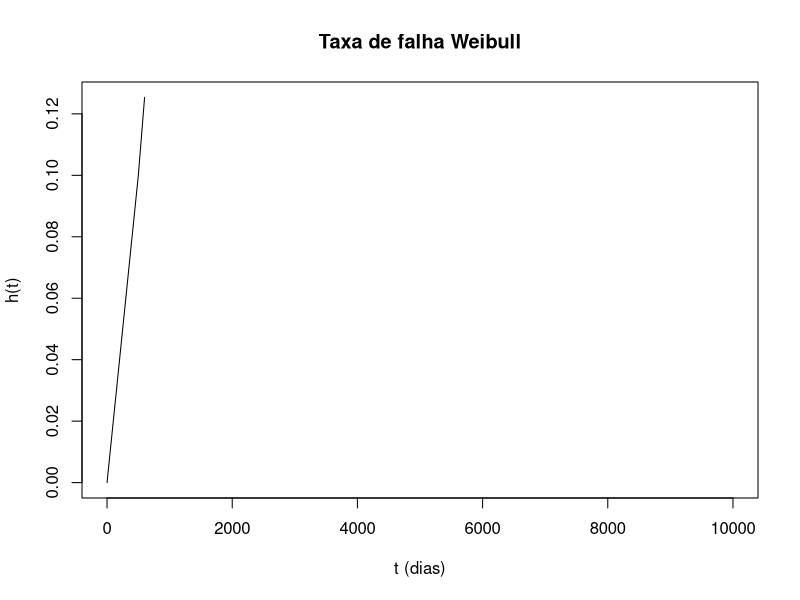
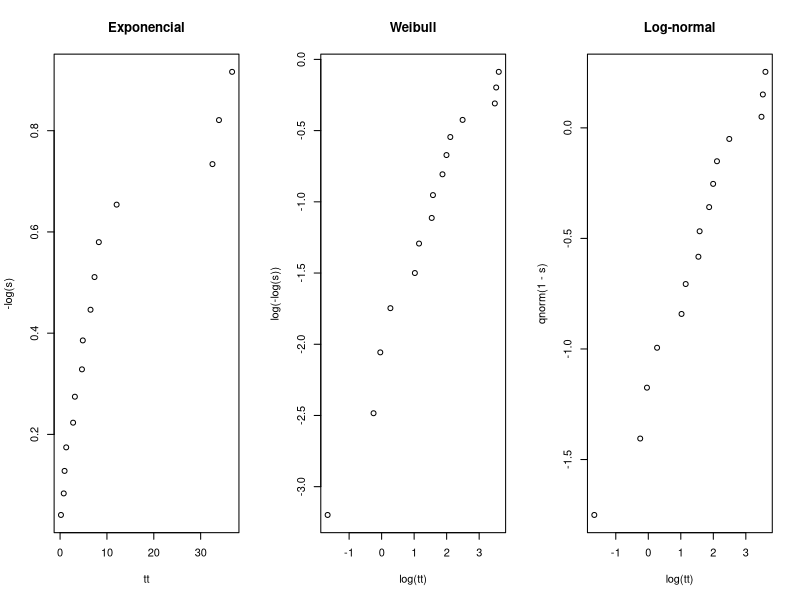
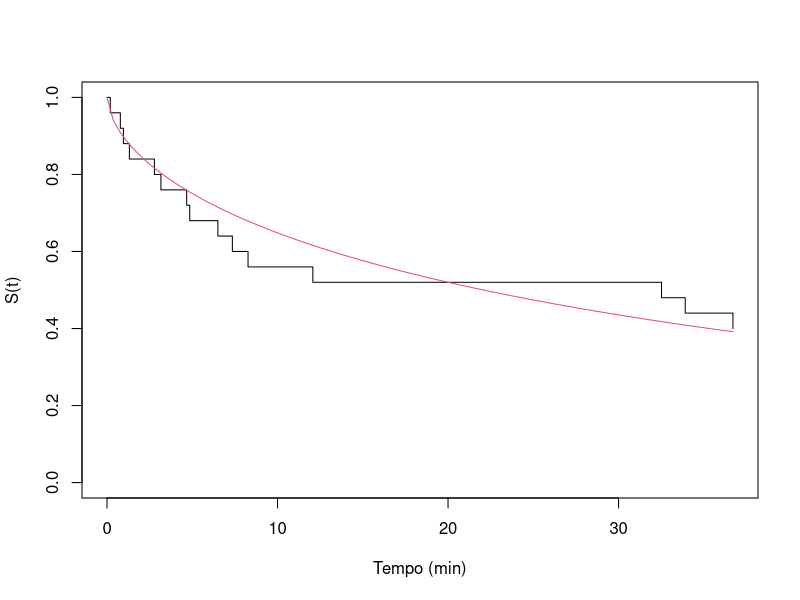

Source code (R) for these figures, in order:
#cap3 ex1
exp(-9/100)
exp(-(9/20)^2)

integrate(function(x) 1 - pweibull(x,shape = 2, scale = 100), lower = 0, upper = Inf)

gamma(1 + 1/2) * 100

50 * sqrt(pi)

100 * (-log(0.5))^(1/2)

S <- function(t) 1 - pweibull(t, 2, 100)
# (d) taxa de falha h(t) = f(t)/S(t)
h <- function(t) dweibull(t, 2, 100) / S(t)
h(c(30, 45, 60))                               # 0.006 0.009 0.012

# gráfico da taxa de falha
curve(h, 0, 10000, xlab = "t (dias)", ylab = "h(t)", main = "Taxa de falha Weibull")


#cap2 e2 

(1-1/25)*(1-1/24)* (1-1/23)* (1-1/22)* (1-1/21)* (1-1/20)* (1-1/19)* (1-1/18)* (1-1/17)* (1-1/16)* (1-1/15)* (1-1/14)* (1-1/13)* (1-1/12)* (1-1/11)* (1-1/10)* (1-1/9)* (1-1/8)* (1-1/7)* (1-1/6)* (1-1/5) * 0.5

0.84 - (1.31-2)/(2-2.78)*0.04

#cap3 e3

library(survival)

tempo  <- c(0.19, 0.78, 0.96, 1.31, 2.78, 3.16, 4.67, 4.85, 6.50, 7.35,
            8.27, 12.07, 32.52, 33.91, 36.71, rep(36.71, 10))
status <- c(rep(1, 15), rep(0, 10))

# --- ajustes ---
km   <- survfit(Surv(tempo, status) ~ 1)
fexp <- survreg(Surv(tempo, status) ~ 1, dist = "exponential")
fwei <- survreg(Surv(tempo, status) ~ 1, dist = "weibull")
fln  <- survreg(Surv(tempo, status) ~ 1, dist = "lognormal")

c(exp = fexp$loglik[1], wei = fwei$loglik[1], ln = fln$loglik[1])

# TRV exponencial x Weibull (H0: gama = 1)
TRV <- 2 * (fwei$loglik[1] - fexp$loglik[1])
c(TRV = TRV, p = 1 - pchisq(TRV, 1))

# --- gráficos de linearização ---
s  <- km$surv[km$n.event > 0]; tt <- km$time[km$n.event > 0]
par(mfrow = c(1, 3))
plot(tt, -log(s), main = "Exponencial")
plot(log(tt), log(-log(s)), main = "Weibull")
plot(log(tt), qnorm(1 - s), main = "Log-normal")

# --- parâmetros da Weibull ---
# survreg: log(T) = mu + sigma*W  ->  alpha = exp(mu), gama = 1/sigma
alpha <- exp(coef(fwei)); gama <- 1 / fwei$scale
c(alpha = alpha, gama = gama)            # 40.94  0.593

# (a) mediana
alpha * log(2)^(1/gama)                  # 22.07
# (b) F(2)
pweibull(2, shape = gama, scale = alpha) # 0.154
# (c) média
alpha * gamma(1 + 1/gama)                # 62.5
# (d) t com F = 0.20
qweibull(0.2, shape = gama, scale = alpha)  # 3.27

# KM x Weibull ajustada
par(mfrow = c(1, 1))
plot(km, conf.int = FALSE, xlab = "Tempo (min)", ylab = "S(t)")
curve(pweibull(x, gama, alpha, lower.tail = FALSE), add = TRUE, col = 2)

exp(-(10/21.33)^1.54)

log(2)^(1/1.54)*21.33

(10/21.33)^1.54

(1.54/21.33)*(10/21.33)^(1.54-1)
